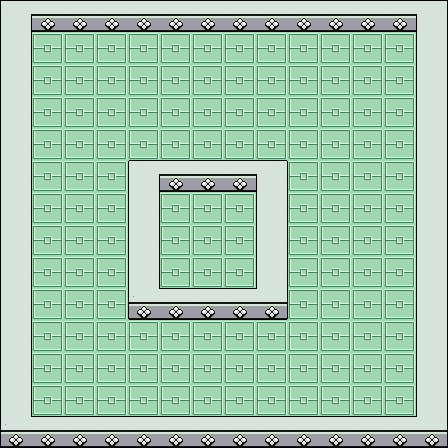

The image is a tile-based game level rendered from a .tmx file. Its description and complete source (layers, tilesets, objects, tile grids) follow:
An orthogonal 14x14 tile map with 32x32 px tiles, 2 tile layers (Tile Layer 2, Tile Layer 1), 2 tilesets and 4 objects (guy, hud, player, butterfly_entity).

<map version="1.0" orientation="orthogonal" renderorder="right-down" width="14" height="14" tilewidth="32" tileheight="32" nextobjectid="35">
 <tileset firstgid="1" name="aynNDpb" tilewidth="32" tileheight="32" tilecount="32" columns="8">
  <image source="aynNDpb.png" width="256" height="128" />
 </tileset>
 <tileset firstgid="33" name="entities" tilewidth="32" tileheight="32" tilecount="10" columns="0">
  <tile id="0">
   <image width="32" height="32" source="13 - Ic7yDv4.png" />
  </tile>
  <tile id="1">
   <image width="32" height="32" source="01 - KjpH0ta.png" />
  </tile>
  <tile id="5">
   <image width="32" height="32" source="trap-closed.png" />
  </tile>
  <tile id="6">
   <image width="32" height="32" source="trap-open.png" />
  </tile>
  <tile id="7">
   <image width="16" height="16" source="ice_small.png" />
  </tile>
  <tile id="8">
   <image width="32" height="32" source="window.png" />
  </tile>
  <tile id="9">
   <image width="32" height="32" source="fire.png" />
  </tile>
  <tile id="10">
   <image width="32" height="32" source="warn-tile.png" />
  </tile>
  <tile id="11">
   <image width="32" height="32" source="player.png" />
  </tile>
  <tile id="12">
   <image width="32" height="32" source="butterfly.png" />
  </tile>
 </tileset>
 <layer name="Tile Layer 2" width="14" height="14">
  <properties>
   <property name="z" type="int" value="1" />
  </properties>
  <data encoding="csv">
0,0,0,0,0,0,0,0,0,0,0,0,0,0,
0,14,14,14,14,14,14,14,14,14,14,14,14,0,
0,14,14,14,14,14,14,14,14,14,14,14,14,0,
0,14,14,14,14,14,14,14,14,14,14,14,14,0,
0,14,14,14,14,14,14,14,14,14,14,14,14,0,
0,14,14,14,14,14,14,14,14,14,14,14,14,0,
0,14,14,14,14,14,14,14,14,14,14,14,14,0,
0,14,14,14,14,14,14,14,14,14,14,14,14,0,
0,14,14,14,14,14,14,14,14,14,14,14,14,0,
0,14,14,14,14,14,14,14,14,14,14,14,14,0,
0,14,14,14,14,14,14,14,14,14,14,14,14,0,
0,14,14,14,14,14,14,14,14,14,14,14,14,0,
0,14,14,14,14,14,14,14,14,14,14,14,14,0,
0,0,0,0,0,0,0,0,0,0,0,0,0,0
</data>
 </layer>
 <layer name="Tile Layer 1" width="14" height="14">
  <properties>
   <property name="collide" type="bool" value="true" />
   <property name="z" type="int" value="2" />
  </properties>
  <data encoding="csv">
4,2,2,2,2,2,2,2,2,2,2,2,2,3,
5,0,0,0,0,0,0,0,0,0,0,0,0,5,
5,0,0,0,0,0,0,0,0,0,0,0,0,5,
5,0,0,0,0,0,0,0,0,0,0,0,0,5,
5,0,0,0,0,0,0,0,0,0,0,0,0,5,
5,0,0,0,4,2,2,2,3,0,0,0,0,5,
5,0,0,0,5,0,0,0,5,0,0,0,0,5,
5,0,0,0,5,0,0,0,5,0,0,0,0,5,
5,0,0,0,5,0,0,0,5,0,0,0,0,5,
5,0,0,0,8,2,2,2,7,0,0,0,0,5,
5,0,0,0,0,0,0,0,0,0,0,0,0,5,
5,0,0,0,0,0,0,0,0,0,0,0,0,5,
5,0,0,0,0,0,0,0,0,0,0,0,0,5,
8,2,2,2,2,2,2,2,2,2,2,2,2,7
</data>
 </layer>
 <objectgroup name="Object Layer 1">
  <object id="2" name="guy" gid="33" x="192" y="224" width="32" height="32" />
  <object id="17" name="hud" gid="41" x="0" y="32" width="32" height="32">
   <properties>
    <property name="ignore_position" type="bool" value="true" />
   </properties>
  </object>
  <object id="32" name="player" gid="44" x="192" y="288" width="32" height="32" />
  <object id="34" name="butterfly_entity" gid="45" x="384" y="256" width="32" height="32" />
 </objectgroup>
</map>
